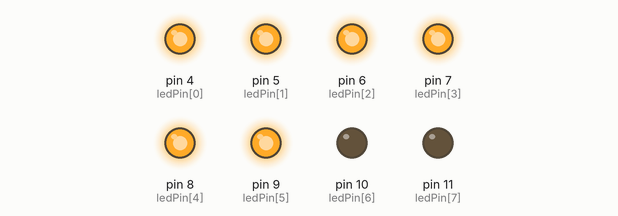
Recording of a sketch running on a simulated Arduino Uno, built with avr-gcc and run on an emulated ATmega328P. Parts: output pins drawn as LEDs (lit = HIGH).

Above: at 0.5 s.
At 2.5 s:
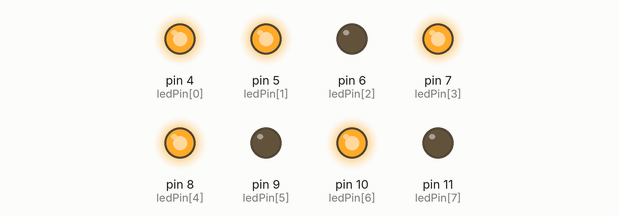
At 3.5 s:
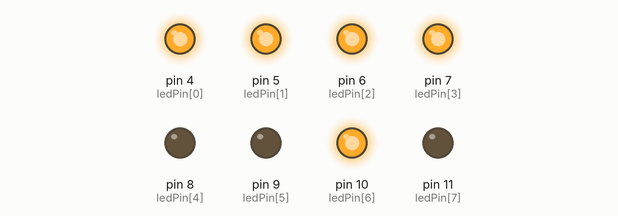
At 5.5 s:
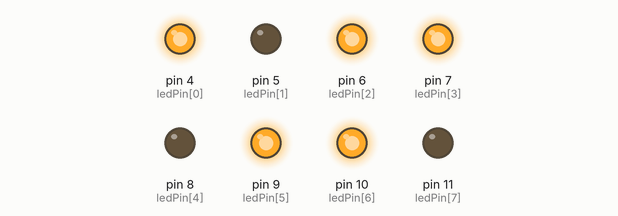
At 8.5 s:
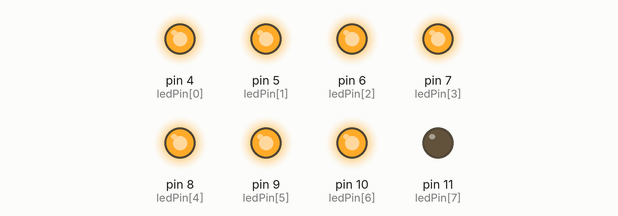
At 11.5 s:
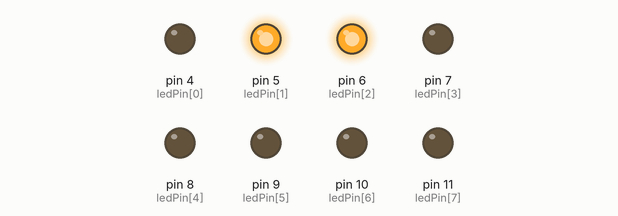
Timing chart, 0 to 13.0 s (numbered marks = the images above):
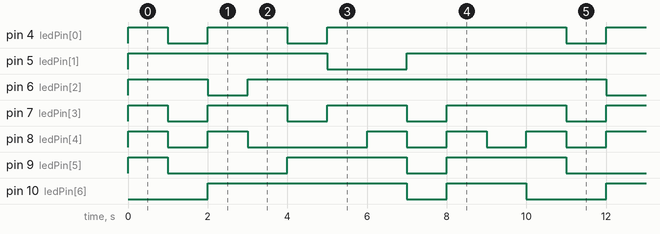

Measured:
- by itself, pin 4 (ledPin[0]): repeats every 10.0 s: LOW 1.0 s, HIGH 2.0 s, LOW 1.0 s, HIGH 6.0 s
- by itself, pin 5 (ledPin[1]): repeats every 10.0 s: LOW 2.0 s, HIGH 8.0 s
- by itself, pin 6 (ledPin[2]): repeats every 10.0 s: LOW 1.0 s, HIGH 9.0 s
- by itself, pin 7 (ledPin[3]): repeats every 10.0 s: 2 × (LOW 1.0 s, HIGH 2.0 s), LOW 1.0 s, HIGH 3.0 s
- by itself, pin 8 (ledPin[4]): repeats every 10.0 s: LOW 1.0 s, HIGH 1.0 s, LOW 3.0 s, 2 × (HIGH 1.0 s, LOW 1.0 s), HIGH 1.0 s
- by itself, pin 9 (ledPin[5]): repeats every 10.0 s: LOW 3.0 s, HIGH 3.0 s, LOW 1.0 s, HIGH 3.0 s
- by itself, pin 10 (ledPin[6]): repeats every 10.0 s: LOW 1.0 s, HIGH 2.0 s, LOW 2.0 s, HIGH 5.0 s

The sketch:

SegBegin.ino
```cpp
/*
 * 2021-05-28
 * 세그먼트7 시도중 저항 안쓰면 우노보드가 오작동
 */

int ledPin[] = {4, 5, 6, 7, 8, 9, 10, 11}; // 7세그먼트 LED를 이용할 아두이노 핀번호
int lednum = 8; // 7세그먼트 LED 개수
int num = 0; // LED에 표시할 숫자를 저장하는 변수 초기값 0

int segmentled[10][8] = { // 7세그먼트를 통해 숫자를 표현할 LED값을 설정
  {1, 1, 1, 1, 1, 1, 0, 0},// 0
  {0, 1, 1, 0, 0, 0, 0, 0},// 1
  {1, 1, 0, 1, 1, 0, 1, 0},// 2
  {1, 1, 1, 1, 0, 0, 1, 0},// 3
  {0, 1, 1, 0, 0, 1, 1, 0},// 4
  {1, 0, 1, 1, 0, 1, 1, 0},// 5
  {1, 0, 1, 1, 1, 1, 1, 0},// 6
  {1, 1, 1, 0, 0, 0, 0, 0},// 7
  {1, 1, 1, 1, 1, 1, 1, 0},// 8
  {1, 1, 1, 1, 0, 1, 1, 0} // 9
};

void setup() {
  for (int i = 0 ; i < lednum ; i++) { // ledPin에 핀번호들을 출력으로 설정
    pinMode(ledPin[i], OUTPUT);
  }
}

void loop() {
    for (int i = 0 ; i < lednum ; i++) {      // 7 세그먼트 LED 출력
        digitalWrite(ledPin[i], segmentled[num][i]);
    }
  if(num++ == 9) num = 0; // 0부터 9까지 반복하기 위해 표시할 숫자 0으로 초기화

  delay(1000); // 1초
}
```
